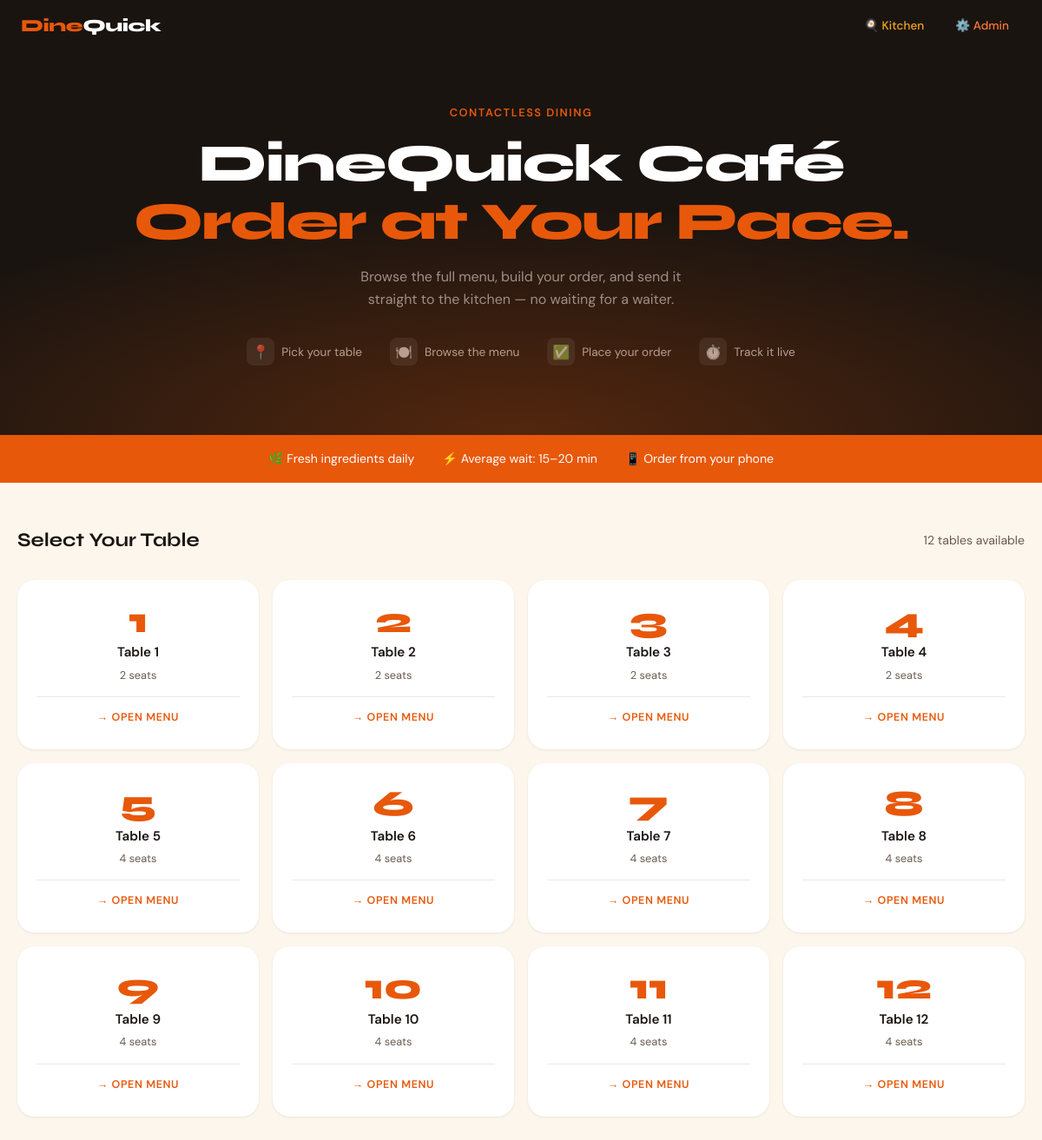
The page / on the database its author committed.
### tables this page shows
CREATE TABLE settings (
            key TEXT PRIMARY KEY,
            value TEXT NOT NULL
        );

CREATE TABLE tables (
            number INTEGER PRIMARY KEY,
            name TEXT NOT NULL,
            seats INTEGER DEFAULT 4,
            status TEXT DEFAULT 'Vacant'
        );

### app.py (the view)
@app.route("/")
def home():
    conn = get_db()
    tables = conn.execute("SELECT * FROM tables ORDER BY number ASC").fetchall()
    settings = {r["key"]: r["value"] for r in conn.execute("SELECT * FROM settings").fetchall()}
    conn.close()
    return render_template("index.html", tables=tables, settings=settings)

### app.py (called while the page is built)
def get_db():
    db_dir = os.path.dirname(DB_PATH)
    if db_dir and not os.path.exists(db_dir):
        os.makedirs(db_dir, exist_ok=True)
    conn = sqlite3.connect(DB_PATH)
    conn.row_factory = sqlite3.Row
    return conn

### templates/index.html (shortened to what this page needs)
{% extends "base.html" %}
{% block body %}
<div class="hero">
  <p class="hero-eyebrow">Contactless Dining</p>
  <h1 class="hero-title">{{ settings.restaurant_name }}<br><span>Order at Your Pace.</span></h1>
  <p class="hero-sub">Browse the full menu, build your order, and send it straight to the kitchen — no waiting for a waiter.</p>
  <div class="hero-steps">
    <div class="hero-step"><div class="hero-step-icon">📍</div> Pick your table</div>
    <div class="hero-step"><div class="hero-step-icon">🍽️</div> Browse the menu</div>
    <div class="hero-step"><div class="hero-step-icon">✅</div> Place your order</div>
    <div class="hero-step"><div class="hero-step-icon">⏱️</div> Track it live</div>
  </div>
</div>
<div class="info-strip">
  <div class="info-item">🌿 Fresh ingredients daily</div>
  <div class="info-item">⚡ Average wait: 15–20 min</div>
  <div class="info-item">📱 Order from your phone</div>
</div>
<section class="tables-section">
  <div class="container">
    <div class="tables-header">
      <h2 class="section-title" style="margin-bottom:0">Select Your Table</h2>
      <span class="text-muted">{{ tables|length }} tables available</span>
    </div>
    <div class="grid-4">
      {% for table in tables %}
      <a href="/table/{{ table.number }}" class="table-card">
        <div class="table-num">{{ table.number }}</div>
        <div class="table-name">{{ table.name }}</div>
        <div class="table-seats">{{ table.seats }} seats</div>
        <div class="table-qr-hint">→ Open Menu</div>
      </a>
      {% endfor %}
    </div>
  </div>
</section>
{% endblock %}

### templates/base.html (shortened to what this page needs)
<!DOCTYPE html>
<html lang="en">
<head>
</head>
<body>
  <nav class="topnav">
    <a href="/" class="topnav-brand">Dine<span>Quick</span></a>
    <a href="/kitchen" class="nav-link nav-kitchen">🍳 Kitchen</a>
    <a href="/admin" class="nav-link nav-admin">⚙️ Admin</a>
  </nav>
  {% block body %}{% endblock %}
</body>
</html>

### templates/base.html (style rules this page uses)
:root { --saffron: #E8580A; --saffron-lt: #FF7A35; --saffron-dk: #B8420A; --cream: #FDF6EC; --ink: #1A1410; --ink-60: #6B5B4E; --ink-20: #EDE8E3; --leaf: #2D6A3F; --leaf-lt: #E8F5EC; --amber: #F5A623; --red: #D94B2B; --surface: #FFFFFF; --radius: 12px; --radius-lg: 20px; --shadow-sm: 0 1px 3px rgba(26,20,16,.08); --shadow-md: 0 4px 16px rgba(26,20,16,.10); --shadow-lg: 0 12px 40px rgba(26,20,16,.14); --font-display: 'Syne', sans-serif; --font-body: 'DM Sans', sans-serif; }
*, *::before, *::after { box-sizing: border-box; margin: 0; padding: 0; }
body { font-family: var(--font-body); background: var(--cream); color: var(--ink); min-height: 100vh; line-height: 1.6; }
.topnav { background: var(--ink); padding: 0 24px; display: flex; align-items: center; gap: 8px; height: 60px; position: sticky; top: 0; z-index: 100; }
.topnav-brand { font-family: var(--font-display); font-weight: 800; font-size: 1.25rem; color: var(--saffron); text-decoration: none; letter-spacing: -.5px; margin-right: auto; }
.topnav-brand span { color: #fff; }
.topnav a.nav-link { color: rgba(255,255,255,.65); text-decoration: none; font-size: .85rem; font-weight: 500; padding: 6px 14px; border-radius: 8px; transition: all .18s; }
.topnav a.nav-link.nav-kitchen { color: var(--amber); }
.topnav a.nav-link.nav-admin { color: var(--saffron-lt); }
.container { max-width: 1200px; margin: 0 auto; padding: 0 20px; }
.section-title { font-family: var(--font-display); font-weight: 700; font-size: 1.4rem; color: var(--ink); margin-bottom: 20px; }
.text-muted { color: var(--ink-60); font-size: .88rem; }
.grid-4 { display: grid; grid-template-columns: repeat(4,1fr); gap: 16px; }

### templates/index.html (style rules this page uses)
.hero { background: var(--ink); padding: 60px 20px 80px; text-align: center; position: relative; overflow: hidden; }
.hero::before { content: ''; position: absolute; inset: 0; background: radial-gradient(ellipse 70% 60% at 50% 100%, rgba(232,88,10,.28), transparent); pointer-events: none; }
.hero-eyebrow { font-size: .8rem; font-weight: 600; letter-spacing: .12em; color: var(--saffron); text-transform: uppercase; margin-bottom: 16px; }
.hero-title { font-family: var(--font-display); font-size: clamp(2.4rem, 6vw, 3.8rem); font-weight: 800; color: #fff; line-height: 1.1; letter-spacing: -.03em; margin-bottom: 16px; }
.hero-title span { color: var(--saffron); }
.hero-sub { color: rgba(255,255,255,.55); font-size: 1rem; max-width: 420px; margin: 0 auto 32px; }
.hero-steps { display: flex; justify-content: center; gap: 32px; flex-wrap: wrap; margin-top: 16px; }
.hero-step { display: flex; align-items: center; gap: 8px; color: rgba(255,255,255,.65); font-size: .85rem; }
.hero-step-icon { width: 32px; height: 32px; background: rgba(255,255,255,.08); border-radius: 8px; display: flex; align-items: center; justify-content: center; font-size: 1rem; }
.tables-section { padding: 48px 0 60px; }
.tables-header { display: flex; align-items: center; justify-content: space-between; margin-bottom: 28px; }
.table-card { background: var(--surface); border-radius: var(--radius-lg); padding: 24px 20px; text-align: center; box-shadow: var(--shadow-sm); text-decoration: none; color: var(--ink); border: 2px solid transparent; transition: all .2s; display: block; position: relative; overflow: hidden; }
.table-card::before { content: ''; position: absolute; top:0; left:0; right:0; height: 3px; background: var(--saffron); transform: scaleX(0); transform-origin: left; transition: transform .25s; }
.table-num { font-family: var(--font-display); font-size: 2.6rem; font-weight: 800; color: var(--saffron); line-height: 1; margin-bottom: 4px; }
.table-name { font-weight: 600; font-size: .95rem; margin-bottom: 4px; }
.table-seats { font-size: .8rem; color: var(--ink-60); }
.table-qr-hint { margin-top: 14px; padding-top: 14px; border-top: 1px solid var(--ink-20); font-size: .78rem; color: var(--saffron); font-weight: 600; letter-spacing: .05em; text-transform: uppercase; }
.info-strip { background: var(--saffron); padding: 16px 20px; display: flex; gap: 32px; justify-content: center; flex-wrap: wrap; }
.info-item { color: #fff; font-size: .88rem; display: flex; gap: 8px; align-items: center; }

### rows shown on the page
settings: restaurant_name "DineQuick Café"
tables: number "1", name "Table 1", seats "2"
tables: number "2", name "Table 2", seats "2"
tables: number "3", name "Table 3", seats "2"
tables: number "4", name "Table 4", seats "2"
tables: number "5", name "Table 5", seats "4"
tables: number "6", name "Table 6", seats "4"
tables: number "7", name "Table 7", seats "4"
tables: number "8", name "Table 8", seats "4"
tables: number "9", name "Table 9", seats "4"
tables: number "10", name "Table 10", seats "4"
tables: number "11", name "Table 11", seats "4"
tables: number "12", name "Table 12", seats "4"

### other values the page prints
{{ tables|length }} "12"
